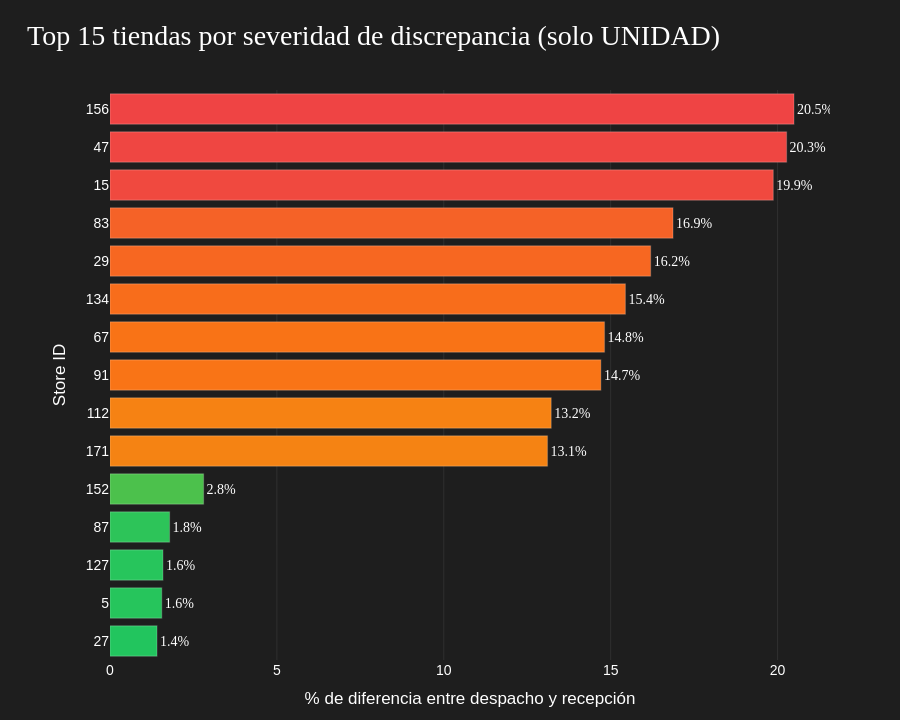

Notebook code cell kept with this figure:
### Code cell
plot_df = severity_by_store.head(15).copy()
plot_df["store_id_dispatch"] = plot_df["store_id_dispatch"].astype(str)

fig = px.bar(
    plot_df.sort_values("pct_diff", ascending=True),
    x="pct_diff",
    y="store_id_dispatch",
    orientation="h",
    text="pct_diff"
)

fig.update_traces(
    marker=dict(
        color=plot_df.sort_values("pct_diff", ascending=True)["pct_diff"],
        colorscale=[
            [0.00, "#22C55E"],
            [0.35, "#EAB308"],
            [0.70, "#F97316"],
            [1.00, "#EF4444"]
        ],
        line=dict(color="rgba(255,255,255,0.18)", width=1.2)
    ),
    texttemplate="%{text:.1f}%",
    textposition="outside",
    textfont=dict(color="white", size=14, family="Arial Black"),
    hovertemplate="<b>Tienda %{y}</b><br>Diferencia porcentual: %{x:.2f}%<extra></extra>"
)

fig.update_layout(
    title={
        "text": "Top 15 tiendas por severidad de discrepancia (solo UNIDAD)",
        "x": 0.03,
        "xanchor": "left",
        "font": dict(size=28, color="white", family="Arial Black")
    },
    template="plotly_dark",
    plot_bgcolor="#1E1E1E",
    paper_bgcolor="#1E1E1E",
    font=dict(color="white", size=14, family="Arial"),
    xaxis=dict(
        title="% de diferencia entre despacho y recepción",
        showgrid=True,
        gridcolor="rgba(255,255,255,0.08)",
        zeroline=False
    ),
    yaxis=dict(
        title="Store ID",
        showgrid=False,
        categoryorder="total ascending"
    ),
    margin=dict(l=110, r=70, t=90, b=60),
    height=720,
    coloraxis_showscale=False
)

fig.show()

### Figure 1 — Plotly figure (JSON) as saved in the notebook; plotly's stock layout.template omitted (floating-point values rounded to 4 significant figures)
{"data": [{"hovertemplate": "<b>Tienda %{y}</b><br>Diferencia porcentual: %{x:.2f}%<extra></extra>", "legendgroup": "", "marker": {"color": [1.408, 1.55, 1.587, 1.786, 2.804, 13.11, 13.22, 14.71, 14.81, 15.44, 16.2, 16.87, 19.87, 20.27, 20.49], "colorscale": [[0, "#22C55E"], [0.35, "#EAB308"], [0.7, "#F97316"], [1, "#EF4444"]], "line": {"color": "rgba(255,255,255,0.18)", "width": 1.2}, "pattern": {"shape": ""}}, "name": "", "orientation": "h", "showlegend": false, "text": [1.408, 1.55, 1.587, 1.786, 2.804, 13.11, 13.22, 14.71, 14.81, 15.44, 16.2, 16.87, 19.87, 20.27, 20.49], "textfont": {"color": "white", "family": "Arial Black", "size": 14}, "textposition": "outside", "texttemplate": "%{text:.1f}%", "type": "bar", "x": [1.408, 1.55, 1.587, 1.786, 2.804, 13.11, 13.22, 14.71, 14.81, 15.44, 16.2, 16.87, 19.87, 20.27, 20.49], "xaxis": "x", "y": ["27", "5", "127", "87", "152", "171", "112", "91", "67", "134", "29", "83", "15", "47", "156"], "yaxis": "y"}], "layout": {"barmode": "relative", "coloraxis": {"showscale": false}, "font": {"color": "white", "family": "Arial", "size": 14}, "height": 720, "legend": {"tracegroupgap": 0}, "margin": {"b": 60, "l": 110, "r": 70, "t": 90}, "paper_bgcolor": "#1E1E1E", "plot_bgcolor": "#1E1E1E", "title": {"font": {"color": "white", "family": "Arial Black", "size": 28}, "text": "Top 15 tiendas por severidad de discrepancia (solo UNIDAD)", "x": 0.03, "xanchor": "left"}, "xaxis": {"anchor": "y", "domain": [0, 1], "gridcolor": "rgba(255,255,255,0.08)", "showgrid": true, "title": {"text": "% de diferencia entre despacho y recepción"}, "zeroline": false}, "yaxis": {"anchor": "x", "categoryorder": "total ascending", "domain": [0, 1], "showgrid": false, "title": {"text": "Store ID"}}}}
